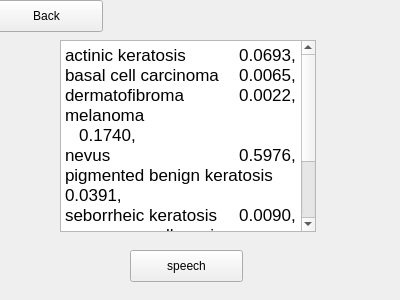
<?xml version="1.0" encoding="UTF-8"?>
<ui version="4.0">
 <class>Form</class>
 <widget class="QWidget" name="Form">
  <property name="geometry">
   <rect>
    <x>0</x>
    <y>0</y>
    <width>400</width>
    <height>300</height>
   </rect>
  </property>
  <property name="windowTitle">
   <string>Cancer Diagnosis</string>
  </property>
  <widget class="QPushButton" name="back">
   <property name="geometry">
    <rect>
     <x>-10</x>
     <y>0</y>
     <width>113</width>
     <height>32</height>
    </rect>
   </property>
   <property name="text">
    <string>Back</string>
   </property>
  </widget>
  <widget class="QPushButton" name="speech">
   <property name="geometry">
    <rect>
     <x>130</x>
     <y>250</y>
     <width>113</width>
     <height>32</height>
    </rect>
   </property>
   <property name="text">
    <string>speech</string>
   </property>
  </widget>
  <widget class="QTextBrowser" name="textBrowser">
   <property name="geometry">
    <rect>
     <x>60</x>
     <y>40</y>
     <width>256</width>
     <height>192</height>
    </rect>
   </property>
   <property name="html">
    <string>&lt;!DOCTYPE HTML PUBLIC &quot;-//W3C//DTD HTML 4.0//EN&quot; &quot;http://www.w3.org/TR/REC-html40/strict.dtd&quot;&gt;
&lt;html&gt;&lt;head&gt;&lt;meta name=&quot;qrichtext&quot; content=&quot;1&quot; /&gt;&lt;style type=&quot;text/css&quot;&gt;
p, li { white-space: pre-wrap; }
&lt;/style&gt;&lt;/head&gt;&lt;body style=&quot; font-family:'.AppleSystemUIFont'; font-size:13pt; font-weight:400; font-style:normal;&quot;&gt;
&lt;p style=&quot; margin-top:0px; margin-bottom:0px; margin-left:0px; margin-right:0px; -qt-block-indent:0; text-indent:0px;&quot;&gt;actinic keratosis 	   0.0693, &lt;/p&gt;
&lt;p style=&quot; margin-top:0px; margin-bottom:0px; margin-left:0px; margin-right:0px; -qt-block-indent:0; text-indent:0px;&quot;&gt;basal cell carcinoma 	   0.0065, &lt;/p&gt;
&lt;p style=&quot; margin-top:0px; margin-bottom:0px; margin-left:0px; margin-right:0px; -qt-block-indent:0; text-indent:0px;&quot;&gt;dermatofibroma 	   0.0022, &lt;/p&gt;
&lt;p style=&quot; margin-top:0px; margin-bottom:0px; margin-left:0px; margin-right:0px; -qt-block-indent:0; text-indent:0px;&quot;&gt;melanoma 		   0.1740, &lt;/p&gt;
&lt;p style=&quot; margin-top:0px; margin-bottom:0px; margin-left:0px; margin-right:0px; -qt-block-indent:0; text-indent:0px;&quot;&gt;nevus 		   0.5976, &lt;/p&gt;
&lt;p style=&quot; margin-top:0px; margin-bottom:0px; margin-left:0px; margin-right:0px; -qt-block-indent:0; text-indent:0px;&quot;&gt;pigmented benign keratosis 0.0391, &lt;/p&gt;
&lt;p style=&quot; margin-top:0px; margin-bottom:0px; margin-left:0px; margin-right:0px; -qt-block-indent:0; text-indent:0px;&quot;&gt;seborrheic keratosis 	   0.0090, &lt;/p&gt;
&lt;p style=&quot; margin-top:0px; margin-bottom:0px; margin-left:0px; margin-right:0px; -qt-block-indent:0; text-indent:0px;&quot;&gt;squamous cell carcinoma 	   0.0731, &lt;/p&gt;
&lt;p style=&quot; margin-top:0px; margin-bottom:0px; margin-left:0px; margin-right:0px; -qt-block-indent:0; text-indent:0px;&quot;&gt;vascular lesion 	   0.0292&lt;/p&gt;
&lt;p style=&quot;-qt-paragraph-type:empty; margin-top:0px; margin-bottom:0px; margin-left:0px; margin-right:0px; -qt-block-indent:0; text-indent:0px;&quot;&gt;&lt;br /&gt;&lt;/p&gt;
&lt;p style=&quot; margin-top:0px; margin-bottom:0px; margin-left:0px; margin-right:0px; -qt-block-indent:0; text-indent:0px;&quot;&gt;So, it is   nevus&lt;/p&gt;&lt;/body&gt;&lt;/html&gt;</string>
   </property>
  </widget>
 </widget>
 <resources/>
 <connections/>
</ui>
